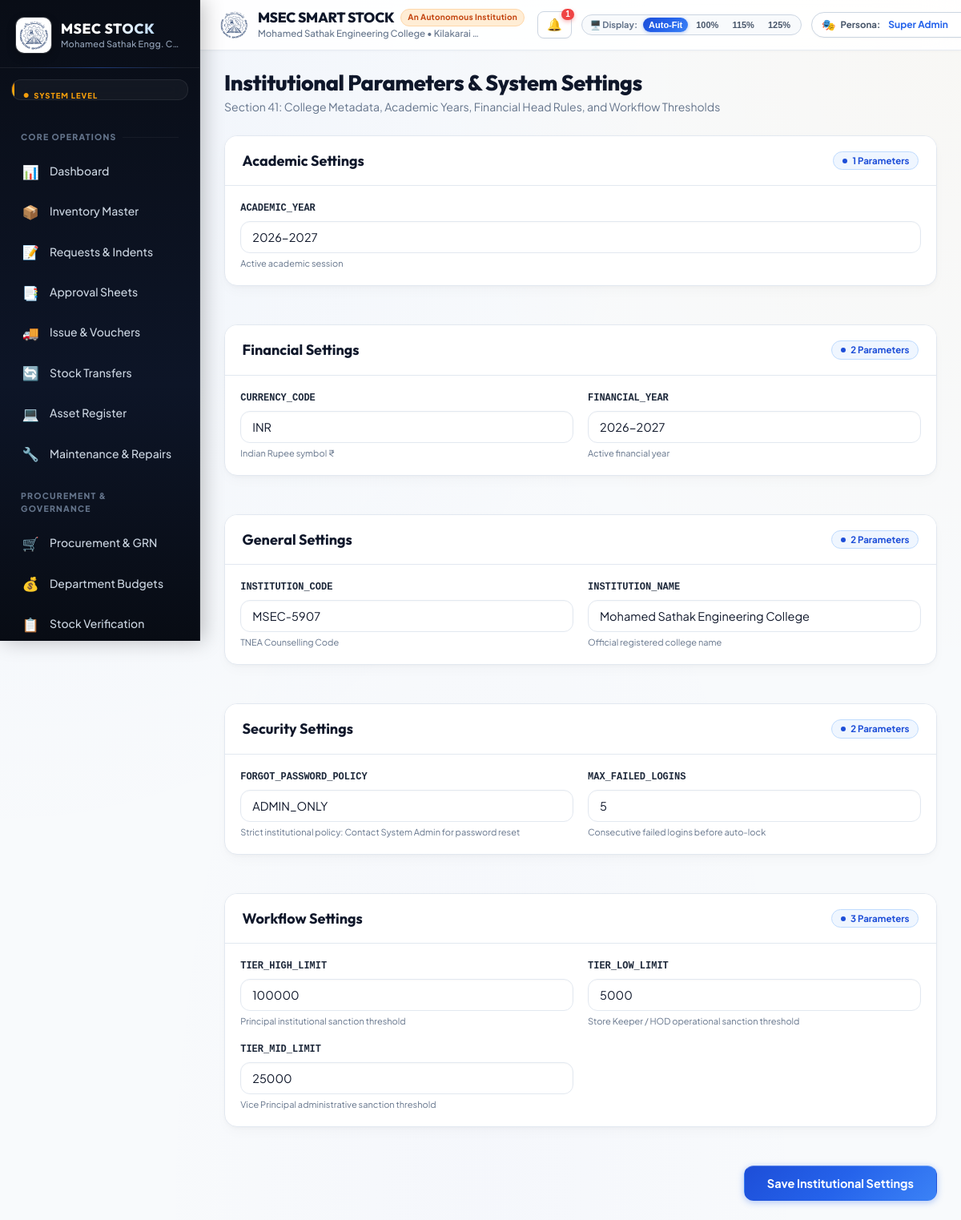
The app's page /index.php?route=admin_settings (signed in) with its own data.
### tables this page shows
CREATE TABLE system_settings (
                setting_key VARCHAR(100) PRIMARY KEY,
                setting_value TEXT NOT NULL,
                category VARCHAR(50) DEFAULT 'General',
                description TEXT
            );

### views/admin/settings.php (the view, shortened to what this page needs)
<?php
$pdo = Database::getInstance();
$settingsRows = $pdo->query("SELECT * FROM system_settings ORDER BY category ASC, setting_key ASC")->fetchAll(PDO::FETCH_ASSOC);
$byCategory = [];
foreach ($settingsRows as $row) {
    $byCategory[$row['category']][] = $row;
}
?>
<div class="page-header">
    <div>
        <h2 class="page-title">Institutional Parameters & System Settings</h2>
        <div class="page-desc">Section 41: College Metadata, Academic Years, Financial Head Rules, and Workflow Thresholds</div>
    </div>
</div>
<form method="POST" action="index.php?route=admin_settings">
    <div style="display: flex; flex-direction: column; gap: 24px;">
        <?php foreach ($byCategory as $category => $items): ?>
            <div class="card">
                <div class="card-header">
                    <div class="card-title"><?= htmlspecialchars($category) ?> Settings</div>
                    <span class="badge badge-primary"><?= count($items) ?> Parameters</span>
                </div>
                <div class="card-body">
                    <div style="display: grid; grid-template-columns: repeat(auto-fit, minmax(320px, 1fr)); gap: 18px;">
                        <?php foreach ($items as $item): ?>
                            <div class="form-group" style="margin: 0;">
                                <label class="form-label" style="font-family: monospace; font-size: 12px; color: #1e293b;">
                                    <?= htmlspecialchars($item['setting_key']) ?>
                                </label>
                                <input type="text" name="settings[<?= htmlspecialchars($item['setting_key']) ?>]" class="form-control" value="<?= htmlspecialchars($item['setting_value']) ?>">
                                <div style="font-size: 11px; color: #64748b; margin-top: 4px;">
                                    <?= htmlspecialchars($item['description'] ?? '') ?>
                                </div>
                            </div>
                        <?php endforeach; ?>
                    </div>
                </div>
            </div>
        <?php endforeach; ?>
        <div style="display: flex; justify-content: flex-end; gap: 12px;">
            <button type="submit" class="btn btn-primary" style="padding: 12px 28px; font-size: 14.5px;">Save Institutional Settings</button>
        </div>
    </div>
</form>

### records on screen
system_settings: setting_key "ACADEMIC_YEAR", setting_value "2026-2027", description "Active academic session"
system_settings: setting_key "CURRENCY_CODE", setting_value "INR", description "Indian Rupee symbol ₹"
system_settings: setting_key "FINANCIAL_YEAR", setting_value "2026-2027", description "Active financial year"
system_settings: setting_key "INSTITUTION_CODE", setting_value "MSEC-5907", description "TNEA Counselling Code"
system_settings: setting_key "INSTITUTION_NAME", setting_value "Mohamed Sathak Engineering College", description "Official registered college name"
system_settings: setting_key "FORGOT_PASSWORD_POLICY", setting_value "ADMIN_ONLY", description "Strict institutional policy: Contact System Admin for password reset"
system_settings: setting_key "MAX_FAILED_LOGINS", setting_value "5", description "Consecutive failed logins before auto-lock"
system_settings: setting_key "TIER_HIGH_LIMIT", setting_value "100000", description "Principal institutional sanction threshold"
system_settings: setting_key "TIER_LOW_LIMIT", setting_value "5000", description "Store Keeper / HOD operational sanction threshold"
system_settings: setting_key "TIER_MID_LIMIT", setting_value "25000", description "Vice Principal administrative sanction threshold"

### other values on screen
$roleLevel "SYSTEM LEVEL"
APP_NAME "MSEC SMART STOCK"
APP_INSTITUTION_TAGLINE "An Autonomous Institution"
APP_INSTITUTION_FULL "Mohamed Sathak Engineering College"
APP_INSTITUTION_LOCATION "Kilakarai…"
$unreadCount "1"
$category "Academic"
count($items) "1"
$category "Financial"
count($items) "2"
$category "General"
$category "Security"
$category "Workflow"
count($items) "3"
